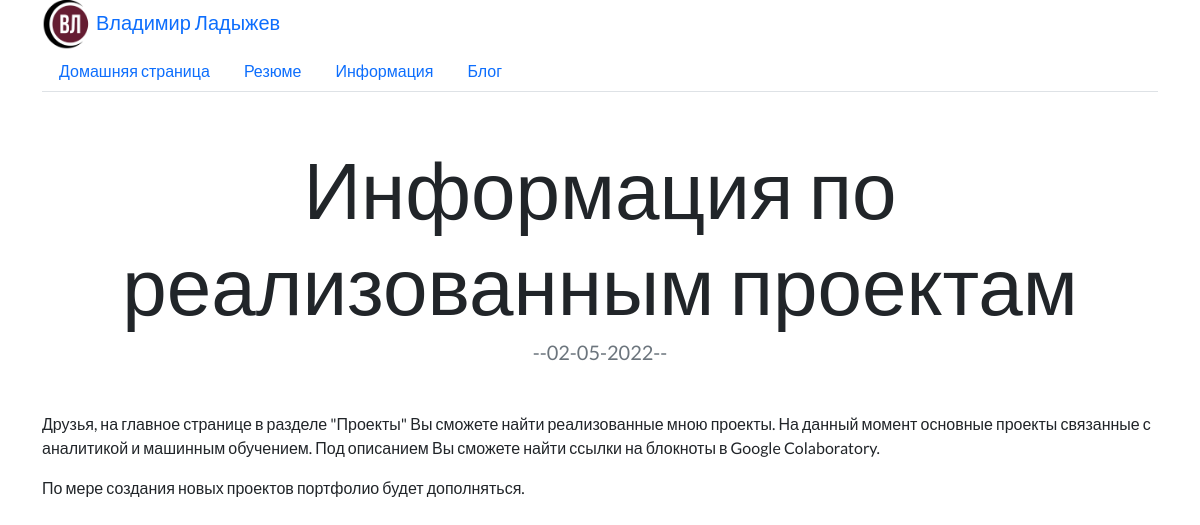
The app's page /blog/2/ with its own data.
### blog/models.py (models this page shows, shortened)
class Blog(models.Model):
    title=models.CharField(max_length=200) # ограничивает количество символов в заголовке
    description=models.TextField() # ограничивает количество символов в описании
    date = models.DateField()

### blog/views.py (the view)
# urls.py: path('<int:blog_id>/', views.detail, name='detail'),
def detail(request, blog_id):
    blog = get_object_or_404(Blog, pk=blog_id)
    return render(request, 'blog/detail.html', {'blog':blog})

### blog/templates/blog/detail.html (shortened to what this page needs)
<div class='container text center'>
{% extends 'portfolio/base.html' %}
{% block content %}
<h2 class="text-center mt-5" id="blogdetailtitle">{{ blog.title }}</h2>
<h5 class="text-center text-muted mb-5">--{{ blog.date|date:'d-m-Y' }}--</h5>
<p>{{ blog.description|safe }}</p>
{% endblock %}

### portfolio/templates/portfolio/custom.css (style rules this page uses)
body { font-family: 'Lato', sans-serif; }
@media (min-width: 992px) { #blogdetailtitle { font-size: 5rem; } }

### records on screen
Blog: title "Информация по реализованным проектам", date "02-05-2022", description "Друзья, на главное странице в разделе \"Проекты\" Вы сможете найти реализованные мною проекты. На данный момент основные проекты связанные с аналитикой и машинным обучением. Под описанием Вы сможете найти ссылки на блокноты в Google Colaboratory. По мере создания новых проектов портфолио будет дополняться."
